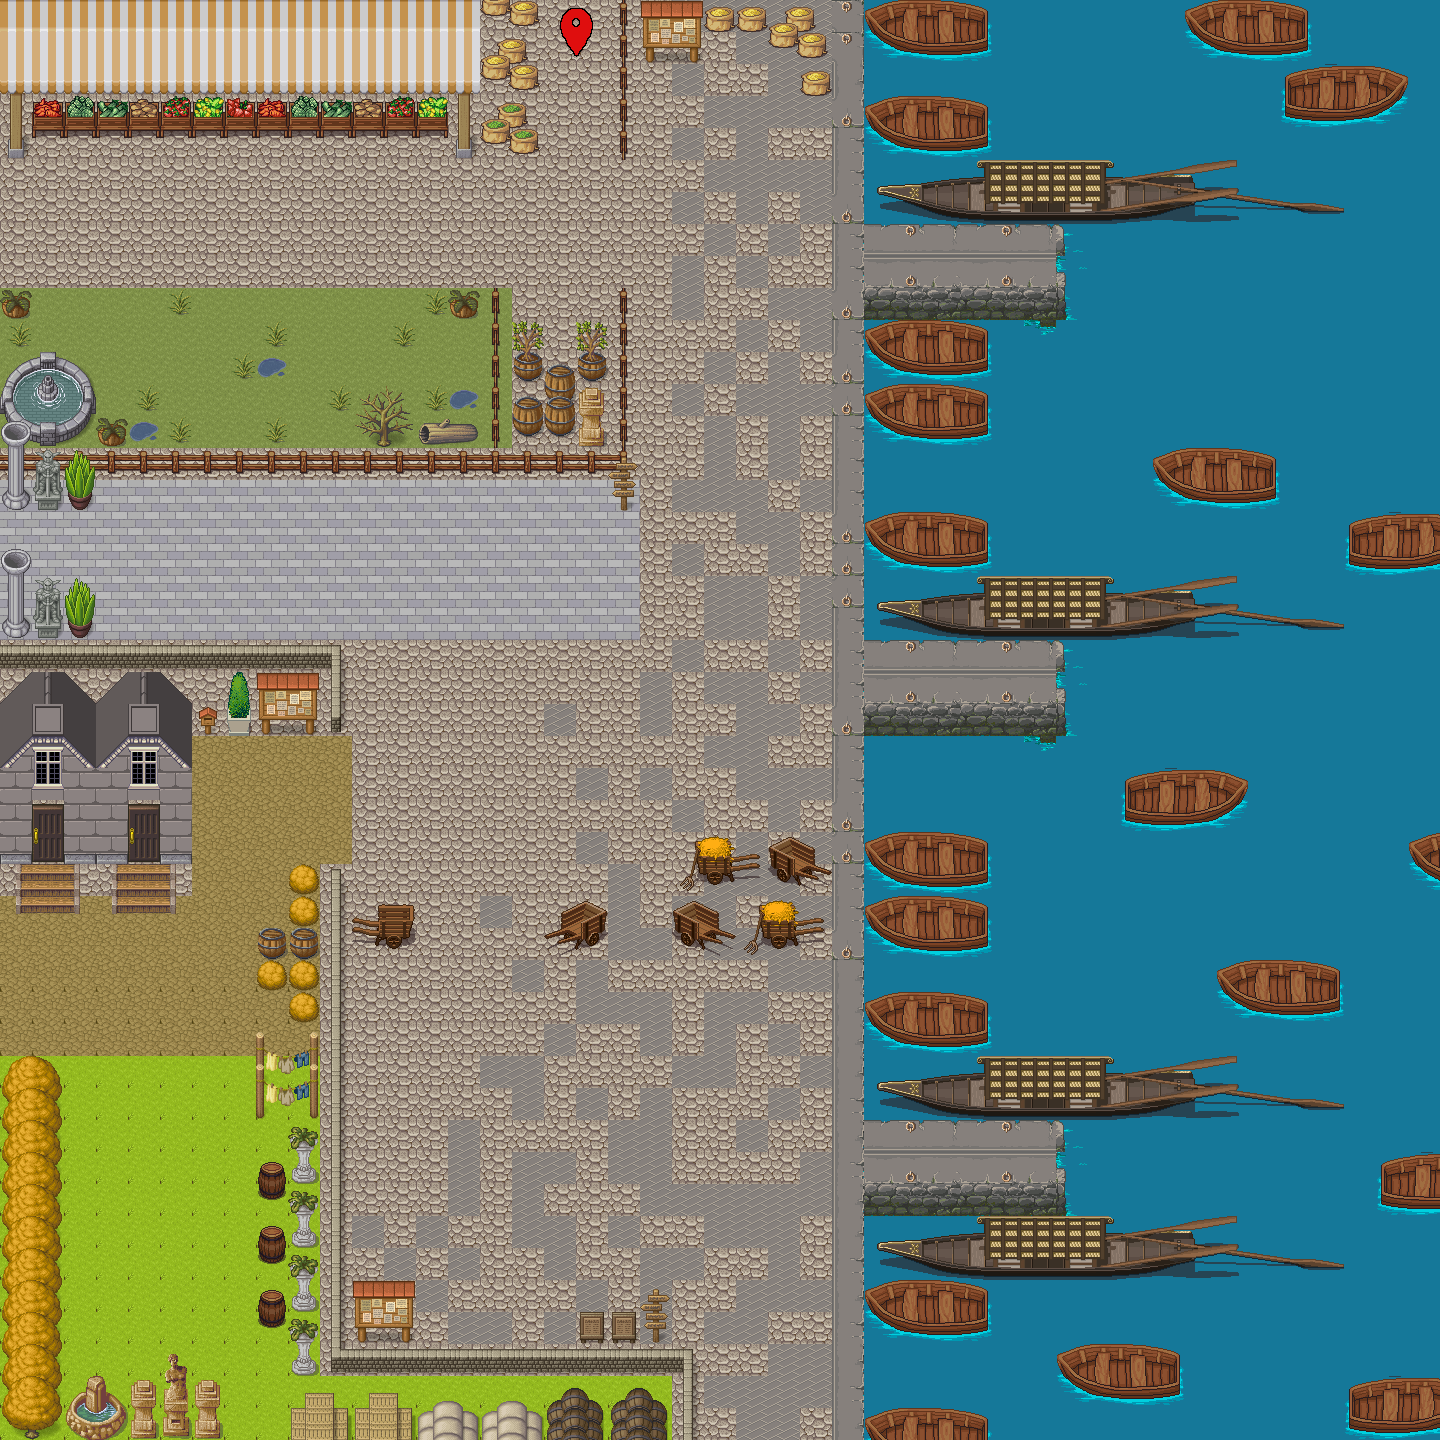

Below is a game level as drawn by its tile map, then a one-line description and the .tmx that defines it (tile-layer data replaced by summaries):
An orthogonal 45x45 tile map with 32x32 px tiles, 4 tile layers (itgroundLayer, itwalkLayer, itbuildjectLayer, itbuildject2Layer), 5 tilesets and 11 objects (itstart, pizza1, pizza2, pizza3, pizza4, ...).

<map version="1.9" tiledversion="1.9.2" orientation="orthogonal" renderorder="right-down" width="45" height="45" tilewidth="32" tileheight="32" infinite="0" nextlayerid="7" nextobjectid="14">
 <editorsettings>
  <export target="italyMap.tmj" format="json" />
 </editorsettings>
 <tileset firstgid="1" name="atlas" tilewidth="32" tileheight="32" tilecount="1024" columns="32">
  <image source="misc_atlas.png" width="1024" height="1024" />
 </tileset>
 <tileset firstgid="1025" name="magecity" tilewidth="32" tileheight="32" tilecount="360" columns="8">
  <image source="magecity.png" width="256" height="1450" />
 </tileset>
 <tileset firstgid="1385" name="atlas2" tilewidth="32" tileheight="32" tilecount="1024" columns="32">
  <image source="build_atlas.png" width="1024" height="1024" />
 </tileset>
 <tileset firstgid="2409" name="pipoya" tilewidth="32" tileheight="32" tilecount="1064" columns="8">
  <image source="pipoya.png" width="256" height="4256" />
 </tileset>
 <tileset firstgid="3473" name="teleport-point" tilewidth="32" tileheight="32" tilecount="4" columns="2">
  <image source="teleport-point.png" width="64" height="64" />
 </tileset>
 <layer id="1" name="itgroundLayer" width="45" height="45">
  <data>[2025 cells, 1282 non-empty, 26 distinct tile ids]</data>
 </layer>
 <layer id="2" name="itwalkLayer" width="45" height="45">
  <data>[2025 cells, 41 non-empty, 20 distinct tile ids]</data>
 </layer>
 <layer id="3" name="itbuildjectLayer" width="45" height="45">
  <data>[2025 cells, 1038 non-empty, 115 distinct tile ids]</data>
 </layer>
 <layer id="4" name="itbuildject2Layer" width="45" height="45">
  <data>[2025 cells, 351 non-empty, 78 distinct tile ids]</data>
 </layer>
 <objectgroup id="5" name="itobjectLayer">
  <object id="1" name="itstart" x="578" y="62">
   <point />
  </object>
 </objectgroup>
 <objectgroup id="6" name="itcollectLayer" visible="0">
  <object id="3" name="pizza1" x="144" y="436">
   <point />
  </object>
  <object id="4" name="pizza2" x="845.333" y="48">
   <point />
  </object>
  <object id="5" name="pizza3" x="114" y="1352.67">
   <point />
  </object>
  <object id="6" name="pizza4" x="96" y="938.667">
   <point />
  </object>
  <object id="7" name="pizza5" x="1028.67" y="691.333">
   <point />
  </object>
  <object id="8" name="pizza6" x="1036" y="280">
   <point />
  </object>
  <object id="9" name="pizza7" x="61.3333" y="221.333">
   <point />
  </object>
  <object id="10" name="pizza8" x="51.6667" y="565.333">
   <point />
  </object>
  <object id="12" name="pizza9" x="726.667" y="1271.33">
   <point />
  </object>
  <object id="13" name="pizza10" x="836" y="836.667">
   <point />
  </object>
 </objectgroup>
</map>
